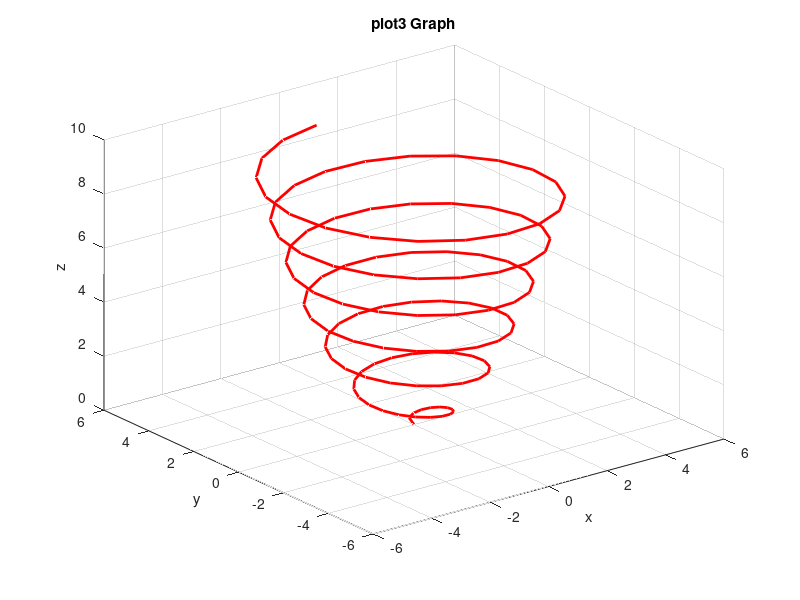

Source code (MATLAB):
clc; clear;

t = 0:pi/20:6*pi;
xt = sqrt(t).*sin(2*t);
yt = sqrt(t).*cos(2*t);
zt = 0.5*t;

plot3(xt, yt, zt, 'r', 'LineWidth', 2);
title('plot3 Graph');
xlabel('x'); ylabel('y'); zlabel('z');
grid on;